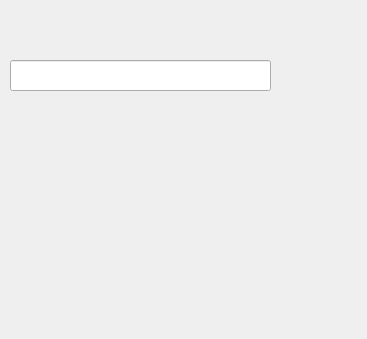
<?xml version="1.0" encoding="UTF-8"?>
<ui version="4.0">
 <class>DefaultFolders</class>
 <widget class="QWidget" name="DefaultFolders">
  <property name="geometry">
   <rect>
    <x>0</x>
    <y>0</y>
    <width>367</width>
    <height>339</height>
   </rect>
  </property>
  <property name="windowTitle">
   <string>Form</string>
  </property>
  <widget class="QLineEdit" name="lineEdit">
   <property name="geometry">
    <rect>
     <x>10</x>
     <y>60</y>
     <width>261</width>
     <height>31</height>
    </rect>
   </property>
  </widget>
 </widget>
 <resources/>
 <connections/>
</ui>
